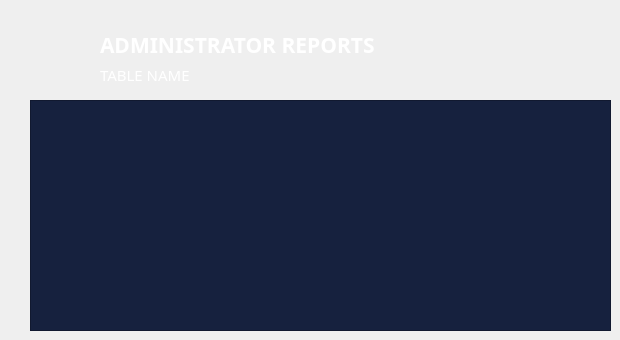
    <widget class="QWidget" name="tab_8">
     <attribute name="title">
      <string>Reports</string>
     </attribute>
     <widget class="QLabel" name="label_80">
      <property name="geometry">
       <rect>
        <x>30</x>
        <y>20</y>
        <width>61</width>
        <height>61</height>
       </rect>
      </property>
      <property name="text">
       <string/>
      </property>
      <property name="pixmap">
       <pixmap>../src/reports.png</pixmap>
      </property>
      <property name="scaledContents">
       <bool>true</bool>
      </property>
     </widget>
     <widget class="QLabel" name="label_81">
      <property name="geometry">
       <rect>
        <x>100</x>
        <y>60</y>
        <width>301</width>
        <height>29</height>
       </rect>
      </property>
      <property name="font">
       <font>
        <family>Poppins</family>
        <pointsize>11</pointsize>
        <italic>false</italic>
        <bold>false</bold>
        <kerning>true</kerning>
       </font>
      </property>
      <property name="layoutDirection">
       <enum>Qt::LeftToRight</enum>
      </property>
      <property name="styleSheet">
       <string notr="true">color: rgb(255, 255, 255);</string>
      </property>
      <property name="text">
       <string>TABLE NAME</string>
      </property>
      <property name="scaledContents">
       <bool>true</bool>
      </property>
      <property name="alignment">
       <set>Qt::AlignLeading|Qt::AlignLeft|Qt::AlignVCenter</set>
      </property>
     </widget>
     <widget class="QLabel" name="label_82">
      <property name="geometry">
       <rect>
        <x>100</x>
        <y>30</y>
        <width>301</width>
        <height>29</height>
       </rect>
      </property>
      <property name="font">
       <font>
        <family>Poppins</family>
        <pointsize>16</pointsize>
        <bold>true</bold>
        <kerning>true</kerning>
       </font>
      </property>
      <property name="layoutDirection">
       <enum>Qt::LeftToRight</enum>
      </property>
      <property name="styleSheet">
       <string notr="true">color: rgb(255, 255, 255);</string>
      </property>
      <property name="text">
       <string>ADMINISTRATOR REPORTS</string>
      </property>
      <property name="scaledContents">
       <bool>true</bool>
      </property>
      <property name="alignment">
       <set>Qt::AlignLeading|Qt::AlignLeft|Qt::AlignVCenter</set>
      </property>
     </widget>
     <widget class="QTableView" name="tableView">
      <property name="geometry">
       <rect>
        <x>30</x>
        <y>100</y>
        <width>581</width>
        <height>231</height>
       </rect>
      </property>
      <property name="styleSheet">
       <string notr="true">background-color: rgb(22, 33, 62);
color: rgb(255, 255, 255);</string>
      </property>
     </widget>
    </widget>
